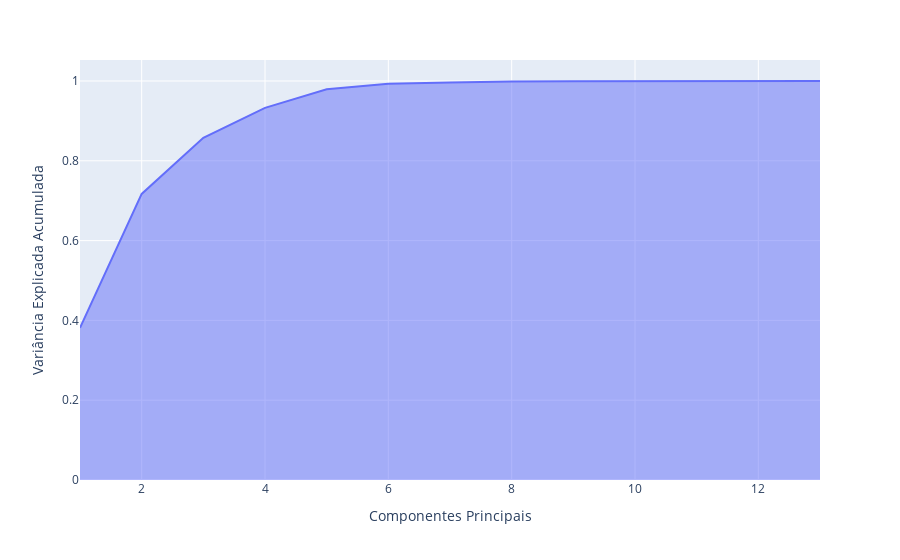

Here is the notebook cell this chart was saved with:
### Code cell
# Plotando o gráfico da variância explicada acumulada
px.area(
    x=range(1, pca.explained_variance_ratio_.cumsum().shape[0] + 1),
    y=pca.explained_variance_ratio_.cumsum(),
    labels={"x": "Componentes Principais", "y": "Variância Explicada Acumulada"}
)

### Figure 1 — Plotly figure (JSON) as saved in the notebook; plotly's stock layout.template omitted (floating-point values rounded to 4 significant figures)
{"data": [{"fillpattern": {"shape": ""}, "hovertemplate": "Componentes Principais=%{x}<br>Variância Explicada Acumulada=%{y}<extra></extra>", "legendgroup": "", "line": {"color": "#636efa"}, "marker": {"symbol": "circle"}, "mode": "lines", "name": "", "orientation": "v", "showlegend": false, "stackgroup": "1", "type": "scatter", "x": [1, 2, 3, 4, 5, 6, 7, 8, 9, 10, 11, 12, 13], "xaxis": "x", "y": [0.3814, 0.717, 0.8577, 0.9327, 0.9792, 0.9934, 0.9964, 0.999, 0.9996, 0.9999, 1.0, 1, 1], "yaxis": "y"}], "layout": {"legend": {"tracegroupgap": 0}, "margin": {"t": 60}, "xaxis": {"anchor": "y", "domain": [0, 1], "title": {"text": "Componentes Principais"}}, "yaxis": {"anchor": "x", "domain": [0, 1], "title": {"text": "Variância Explicada Acumulada"}}}}
